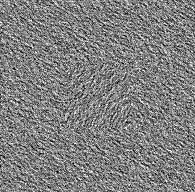
%> input picture noisy_feature.jpg, 195 x 192 px
$ octave F5_22.m   (GNU Octave 9; MATLAB toolbox functions it lacks are replaced by stand-ins)
%> lines starting %> are read from the running program, lines starting %| are printed output that depends on the picture
### Pyramid.m
%%%%%%%%%%%%%%%%%%%%%%%%%%%%%%%%%%%%%%%%%%%%%%%%%%%%%%%%%%%%%%%%%%%%%%%
% Pyramid-based orientation estimation
% Pyramid(A,sz,ol,nl,option,option2)
% A: the image
% sz: the estimation block size
% ol: the block overlap size
% nl: the number of layers in the pyramid
% option: the option of whether show the result or not
% option2: the option of orientation propagation
% option3: =1: build image pyramid; =2: build gradient pyramid
%%%%%%%%%%%%%%%%%%%%%%%%%%%%%%%%%%%%%%%%%%%%%%%%%%%%%%%%%%%%%%%%%%%%%%%
% Sept 12, 2002, xiaoguang feng:
% The propagation is changed from angles to vectors
%%%%%%%%%%%%%%%%%%%%%%%%%%%%%%%%%%%%%%%%%%%%%%%%%%%%%%%%%%%%%%%%%%%%%%%
% Sept 21, 2002, xiaoguang feng:
% Add the option of build gradient pyramid (instead of image pyramid)
%%%%%%%%%%%%%%%%%%%%%%%%%%%%%%%%%%%%%%%%%%%%%%%%%%%%%%%%%%%%%%%%%%%%%%%
% FINAL VERSION: 02/18/2003
% By Xiaoguang Feng
%%%%%%%%%%%%%%%%%%%%%%%%%%%%%%%%%%%%%%%%%%%%%%%%%%%%%%%%%%%%%%%%%%%%%%%


function Orient=Pyramid(A,sz,ol,nl,option,option2,option3)
%> called with sz = 8, ol = 4, nl = 3, option = 0, option2 = 2, option3 = 2
    MinSize=sz; % the block size
    OverLap=ol; % the overlap of the blocks
    NumOfLayer=nl; % the number of layers in the pyramid

    % build up the pyramid
    if option3==1 % build the image pyramid
        if option==1
            disp('Building IMAGE pyramid, please wait...');
        end
        LP{1}=A; % bottom layer of the low pass pyramid (Gaussian Pyramid)
        for I=2:NumOfLayer
            [LP{I},HP{I-1}]=BuildPyramid(LP{I-1});
        end
        [tmpLP,HP{NumOfLayer}]=BuildPyramid(LP{NumOfLayer});
        if option==1
            disp('Image pyramid done');
        end
    elseif option3==2 % build the gradient pyramid
        if option==1
            disp('Building GRADIENT pyramid, please wait...');
        end
        [fx fy]=gradient(A);
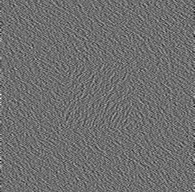
%> fx: size 192x195 double; min -180, max 233, mean 0.1; drawn with min black and max white
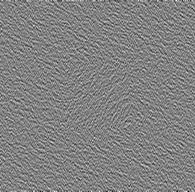
%> fy: size 192x195 double; min -181, max 174, mean 0; drawn with min black and max white
        LP{1}=fx+i*fy;
        for I=2:NumOfLayer
            [LP{I},HP{I-1}]=BuildPyramid(LP{I-1});
        end
%> after the loop, HP = 2 items; LP = 3 items
        [tmpLP,HP{NumOfLayer}]=BuildPyramid(LP{NumOfLayer});
        if option==1
            disp('Gradient pyramid done');
        end
    end

    % select using which pyramid to do the estimation (LP:Low Pass Pyramid, HP: High Pass Pyramid)
    P=LP; %Gaussian Pyramid
%> P = 3 items
    %P=HP; %Laplacian Pyramid

    % first estimate in the top layer
    NumBlk=ceil(size(P{NumOfLayer},1)/MinSize);
%> NumBlk = 6
    Orient=zeros(NumBlk);
    % calculate the gradient map
    if option3==1
        [fx,fy]=gradient(P{NumOfLayer});
        G=fx+i*fy;
    elseif option3==2
        G=P{NumOfLayer};
    end
    % divide into blocks
    fun = inline('x(:)');
%> the run ends on the next line
    subimages=blkproc(G,[MinSize MinSize],[OverLap, OverLap],fun);

    index=1;
    % for each sub-block
    if option==1
        h=waitbar(0,sprintf('Processing the layer %d, please wait...',NumOfLayer));
    end
    count=1;
    for J=1:NumBlk
        for K=1:NumBlk
            % get the gradients for current block
            itemp=(K-1)*(MinSize+2*OverLap)*(MinSize+2*OverLap);
            CurImage=subimages(itemp+1:itemp+(MinSize+2*OverLap)*(MinSize+2*OverLap),J);
            CurImage=reshape(CurImage,MinSize+2*OverLap,MinSize+2*OverLap);
            % load the SVD method to estimate in current block
            [a,sv]=SVD_Orientation(CurImage);
            Orient(K,J)=a; % now 'a' is not angle, but a unit vector
            EnergyRate(K,J)=(sv(1)-sv(2))/(sv(1)+sv(2));
            if option==1
                waitbar(count/(NumBlk*NumBlk),h);
            end
            count=count+1;
        end
    end
    if option==1
        close(h);
    end

    % for every other layers:
    for I=NumOfLayer-1:-1:1
        % double size the orientation matrix & the sv matrix
        Orient=imresize(Orient,2);
        EnergyRate=imresize(EnergyRate,2);
        NumBlk=ceil(size(P{I},1)/MinSize);
        if option3==1
            [fx,fy]=gradient(P{I});
            G=fx+i*fy;
        elseif option3==2
            G=P{I};
        end
        subimages=blkproc(G,[MinSize MinSize],[OverLap, OverLap],fun);
        if option==1
            h=waitbar(0,sprintf('Processing the layer %d, please wait...',I));
        end
        count=1;
        % for each sub-block
        for J=1:NumBlk
            for K=1:NumBlk
                % get the gradient map for current block
                itemp=(K-1)*(MinSize+2*OverLap)*(MinSize+2*OverLap);
                CurImage=subimages(itemp+1:itemp+(MinSize+2*OverLap)*(MinSize+2*OverLap),J);
                CurImage=reshape(CurImage,MinSize+2*OverLap,MinSize+2*OverLap);
                % load SVD method
                [a,sv]=SVD_Orientation(CurImage);
                % two options of orientation propagation:
                % one is use singular value rates as propagation weights
                % the other is use singular value rates as selection criterion
                if option2==1
                    if (sv(1)-sv(2))/(sv(1)+sv(2))>EnergyRate(K,J)
                        Orient(K,J)=a;
                        EnergyRate(K,J)=(sv(1)-sv(2))/(sv(1)+sv(2));
                    end
                else
                    % to prevent the error propagations
                    if real(Orient(K,J))>0 & real(a)<-imag(Orient(K,J))
                        a=-a;
                    elseif real(Orient(K,J))<0 & real(a)>imag(Orient(K,J))
                        a=a+pi;
                    end
                    % linear combination
                    ER=(sv(1)-sv(2))/(sv(1)+sv(2));PropWeight(K,J)=ER/(ER+EnergyRate(K,J));
                    Orient(K,J)=a*ER/(ER+EnergyRate(K,J))+Orient(K,J)*EnergyRate(K,J)/(ER+EnergyRate(K,J));
                    if imag(Orient(K,J))<0
                        Orient(K,J)=-Orient(K,J);
                    end
                    EnergyRate(K,J)=ER*ER/(ER+EnergyRate(K,J))+EnergyRate(K,J)*EnergyRate(K,J)/(ER+EnergyRate(K,J));
                end
                if option==1
                    waitbar(count/(NumBlk*NumBlk),h);
                end
                count=count+1;
            end
         end
         if option==1
            close(h);
        end
    end

    if option==1
        ShowOrientation(Orient,A);
    end


### BuildPyramid.m
%%%%%%%%%%%%%%%%%%%%%%%%%%%%%%%%%%%%%%%%%%%%%%%%%%%
% function of building the image/gradient pyramid
% 02/18/2003 FINAL Version, By Xiaoguang Feng
%%%%%%%%%%%%%%%%%%%%%%%%%%%%%%%%%%%%%%%%%%%%%%%%%%%

function [LP,HP]=BuildPyramid(In)
    % Build the Pyramid without overlap
    fun = inline('ones(2).*mean(x(:))');
    LP=blkproc(In,[2 2],fun);
    HP=In-LP;
    LP=LP(1:2:size(In,1),1:2:size(In,2));

    % [5 lines of commented-out code are left out]


### F5_22.m
%%%%%%%%%%%%%%%%%%%%%%%%%%%%%%%%%%%%%%%%%%%%%%%%%%%%
% file: F5_22.m
% To produce the orientation map in Figure 5.22
% By Xiaoguang Feng. 02/18/2003
%%%%%%%%%%%%%%%%%%%%%%%%%%%%%%%%%%%%%%%%%%%%%%%%%%%%

I=double(imread('noisy_feature.jpg'));

OM=Pyramid(I,8,4,3,0,2,2);

$ run again, with arch_h.jpg copied over noisy_feature.jpg
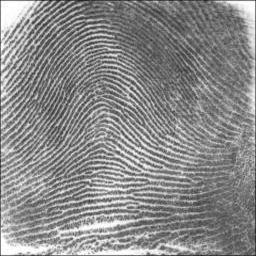
%> input picture arch_h.jpg, 256 x 256 px
%> in Pyramid, `[fx fy]=gradient(A);`:
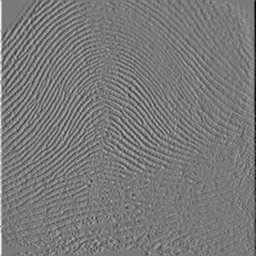
%> fx: size 256x256 double; min -132, max 144, mean 0; drawn with min black and max white
%> in Pyramid, `[fx fy]=gradient(A);`:
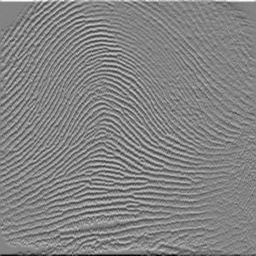
%> fy: size 256x256 double; min -135, max 126, mean 0; drawn with min black and max white
%> after the loop in Pyramid, `for I=2:NumOfLayer`: HP = 2 items; LP = 3 items
%> NumBlk = 8
